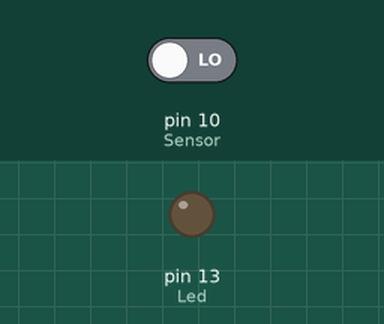
The sketch below on a simulated Arduino Uno, built with avr-gcc and run on an emulated ATmega328P. Shown: output pins drawn as LEDs (lit = HIGH). The inputs (shaded band) are chosen by the test bench; at power-on: pin 10 (Sensor) LOW.

Above: at 1.2 s.
1.3 s: pin 10 (Sensor) driven HIGH
At 2.1 s:
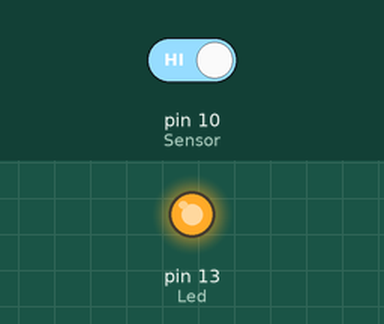
2.8 s: pin 10 (Sensor) driven LOW
At 3.2 s:
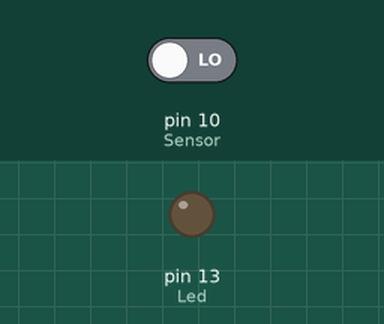
Timing chart, 0 to 5.8 s (numbered marks = the images above; inputs shaded):
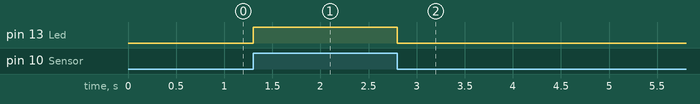

The sketch:

KY-010.ino
```cpp
int Led = 13;     // Déclaration de la broche de la LED
int Sensor = 10;  // Déclaration de la broche de signal du capteur
int val;          // Variable temporaire

void setup()
{
  pinMode(Led, OUTPUT);    // Initialise la broche de la LED en tant que sortie
  pinMode(Sensor, INPUT);  // Initialise la broche de signal du capteur en tant qu'entrée
}

void loop()
{
  val = digitalRead(Sensor);  // Lit l'état du signal du capteur

  if (val == HIGH)  // Si un signal est détecté (interruption optique)
  {
    digitalWrite(Led, HIGH);  // Allume la LED
  }
  else
  {
    digitalWrite(Led, LOW);   // Éteint la LED
  }
}
```

Measured:
- after the input at 1.3 s, pin 13 (Led): LOW → HIGH at once
- after the input at 2.8 s, pin 13 (Led): HIGH → LOW at once
